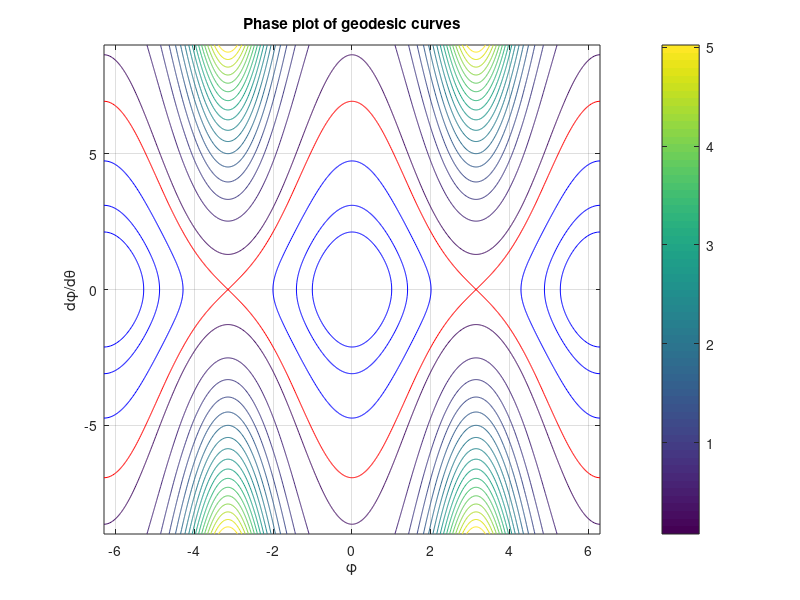

This chart was generated by the following MATLAB code:
%/
n=3;
%/
k=2;
phi = linspace(-k*pi,k*pi,500);
y = linspace(-9,9,500);
[X,Y] = meshgrid(phi,y);

F = ((Y.*Y)+((n+cos(X)).*(n+cos(X))))./((n+cos(X)).*(n+cos(X)).*(n+cos(X)).*(n+cos(X)));
v1 =[0.25,0.25];
v2 =[0.1,0.1];
v3 =[0.08,0.08];
v4 =[0.15,0.15];

figure
contour(X,Y,F,v1,'r')
xlabel('\phi')
ylabel('d\phi/d\theta')
title('Phase plot of geodesic curves')
colorbar
grid on

hold on
contour(X,Y,F,17)
contour(X,Y,F,v2,'b')
contour(X,Y,F,v3,'b')
contour(X,Y,F,v4,'b')